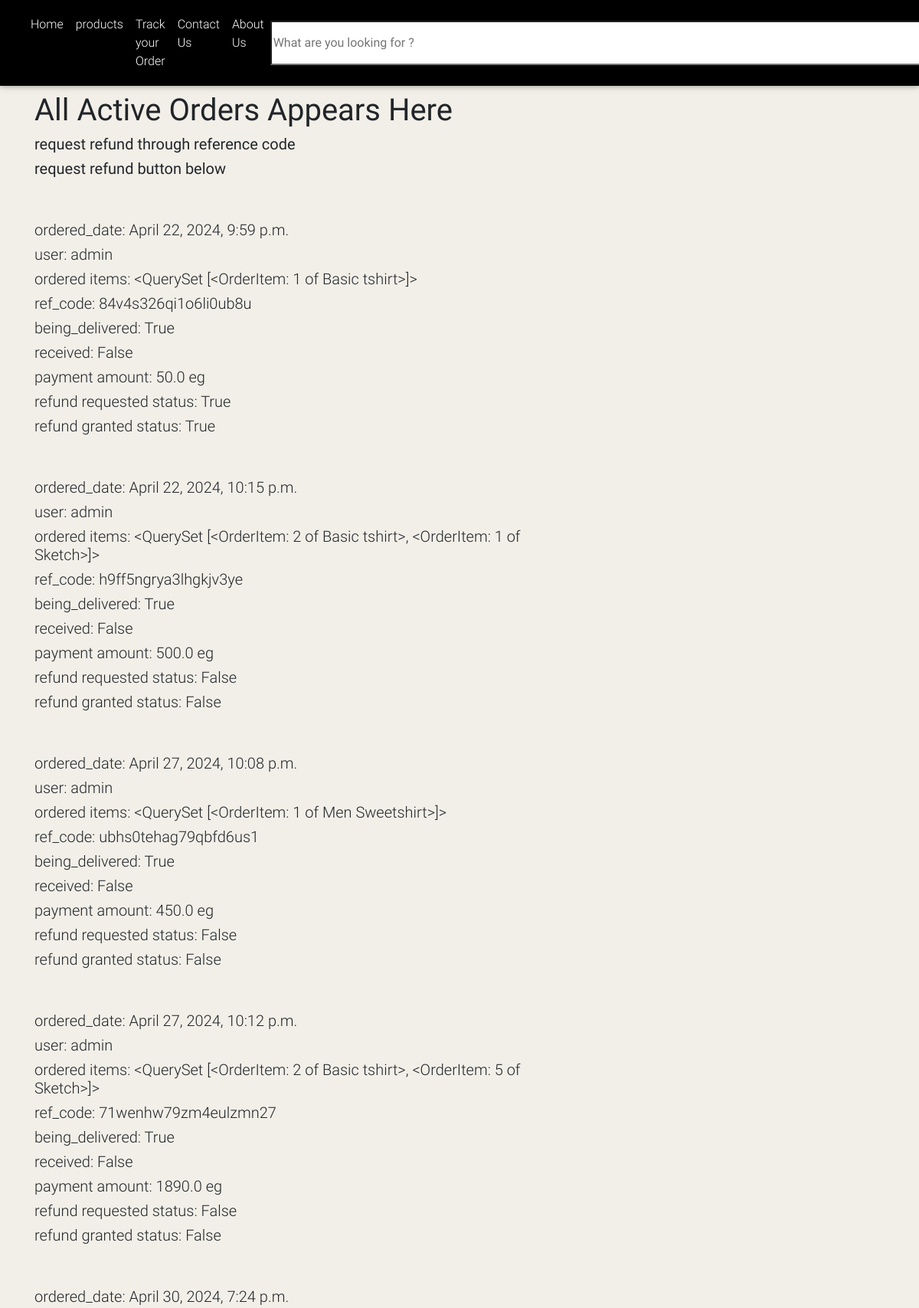
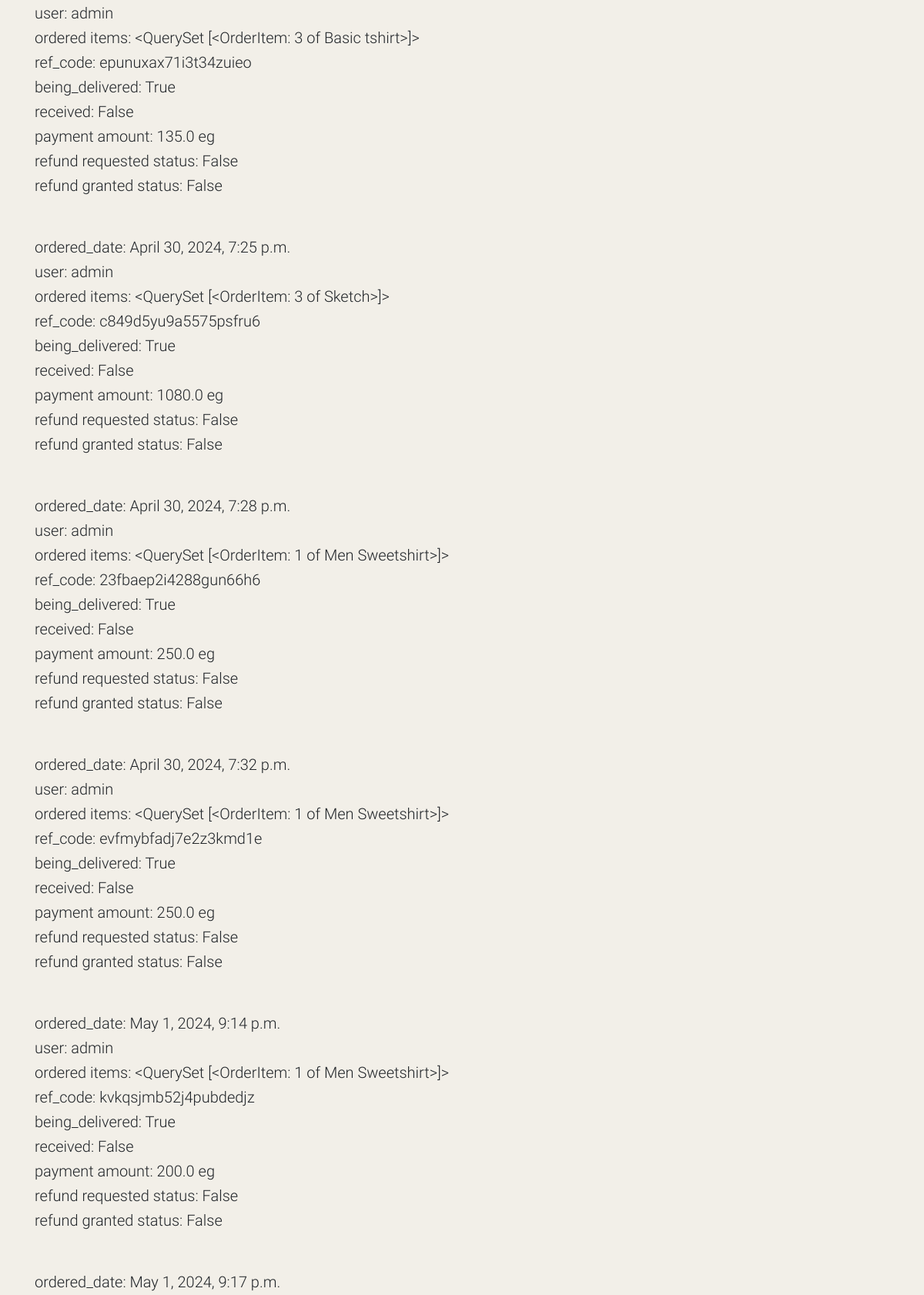
The page /Track-order/ (signed in, upper part) on the database its author committed (2 pictures, top to bottom).
### myapp/models.py (models this page shows, shortened)
class Order(models.Model):
    user = models.ForeignKey(settings.AUTH_USER_MODEL,
                             on_delete=models.CASCADE)
    ref_code = models.CharField(max_length=20, blank=True, null=True)
    items = models.ManyToManyField(OrderItem)
    start_date = models.DateTimeField(auto_now_add=True)
    ordered_date = models.DateTimeField()
    ordered = models.BooleanField(default=False)
    shipping_address = models.ForeignKey(
        'Address', related_name='shipping_address', on_delete=models.SET_NULL, blank=True, null=True)
    billing_address = models.ForeignKey(
        'Address', related_name='billing_address', on_delete=models.SET_NULL, blank=True, null=True)
    payment = models.ForeignKey('Payment', on_delete=models.SET_NULL, blank=True, null=True)
    coupon = models.ForeignKey('Coupon', on_delete=models.SET_NULL, blank=True, null=True)
    being_delivered = models.BooleanField(default=False)
    received = models.BooleanField(default=False)
    refund_requested = models.BooleanField(default=False)
    refund_granted = models.BooleanField(default=False)

class OrderItem(models.Model):
    user = models.ForeignKey(settings.AUTH_USER_MODEL,
                             on_delete=models.CASCADE)
    ordered = models.BooleanField(default=False)
    item = models.ForeignKey(Item, on_delete=models.CASCADE)
    quantity = models.IntegerField(default=1)
    def __str__(self):
         return f"{self.quantity} of {self.item.title}"

class Item(models.Model):
    title = models.CharField(max_length=100)
    price = models.FloatField()
    discount_price = models.FloatField(blank=True, null=True)
    category = models.CharField(choices=CATEGORY_CHOICES, max_length=2)
    label = models.CharField(choices=LABEL_CHOICES, max_length=1)
    slug = models.SlugField()
    description = models.TextField()
    image = models.ImageField()
    types = models.SlugField()

class Payment(models.Model):
    user = models.ForeignKey(settings.AUTH_USER_MODEL,on_delete=models.SET_NULL, blank=True, null=True)
    stripe_charge_id = models.CharField(max_length=50)
    amount = models.FloatField()
    timestamp = models.DateTimeField(auto_now_add=True)

### myapp/views.py (the view)
# urls.py: path('Track-order/', Trackorder, name='Track-order'),
@login_required
def Trackorder(request):
    order = Order.objects.filter(user=request.user , received = True)  | Order.objects.filter(user=request.user , being_delivered = True)
    context= {'order':order}
    return render(request,"track-order.html",context)

### myapp/templatetags/cart_template_tags.py (called while the page is built)
@register.filter
def cart_item_count(user):
    if user.is_authenticated:
        qs = Order.objects.filter(user=user, ordered=False)
        if qs.exists():
            return qs[0].items.count()
    return 0

### myapp/templates/Track-order.html (shortened to what this page needs)
{% extends "base.html" %}
{% block content %}
<main class="mt-4">
    <div class="container">
        <section>
            <div class="row">
                <div class="col-md-7 gx-5 mb-4">
                    <br>
                    <h1><b>All Active Orders Appears Here<b><h1>
                        <h5><b>request refund through reference code<b></h5>
                        <h5><b>request refund button below<b></h5>
                        <br>
                        {% for single_order in order %}
                        <div class="column">
                            <h5>ordered_date: {{single_order.ordered_date}}</h5>
                            <h5>user: {{single_order.user}}</h5>
                            <h5>ordered items: {{single_order.items.all}}</h5>
                            <h5>ref_code: {{single_order.ref_code}}</h5>
                            <h5>being_delivered: {{single_order.being_delivered}}</h5>
                            <h5>received: {{single_order.received}}</h5>
                            <h5>payment amount: {{single_order.payment.amount}} eg</h5>
                            <h5>refund requested status: {{single_order.refund_requested}}</h5>
                            <h5>refund granted status: {{single_order.refund_granted}}</h5>
                        </div>
                        {% endfor %}
                </div>
            </div>
        </section>
    </div>
</main>
<br><br><br><br><br><br><br><br><br><br><br><br><br><br><br><br><br><br><br><br><br><br><br><br>
{% endblock content %}

### myapp/templates/header.html (style rules this page uses)
body { min-height: 100vh; display: flex; flex-direction: column; background-color: hsl(42, 29%, 93%); }

### rows shown on the page
Order: ordered_date "April 22, 2024, 9:59 p.m.", user "admin", items.all "<QuerySet [<OrderItem: 1 of Basic tshirt>]>", ref_code "84v4s326qi1o6li0ub8u", being_delivered "True", received "False", payment.amount "50.0", refund_requested "True", refund_granted "True"
Order: ordered_date "April 22, 2024, 10:15 p.m.", user "admin", items.all "<QuerySet [<OrderItem: 2 of Basic tshirt>, <OrderItem: 1 of Sketch>]>", ref_code "h9ff5ngrya3lhgkjv3ye", being_delivered "True", received "False", payment.amount "500.0", refund_requested "False", refund_granted "False"
Order: ordered_date "April 27, 2024, 10:08 p.m.", user "admin", items.all "<QuerySet [<OrderItem: 1 of Men Sweetshirt>]>", ref_code "ubhs0tehag79qbfd6us1", being_delivered "True", received "False", payment.amount "450.0", refund_requested "False", refund_granted "False"
Order: ordered_date "April 27, 2024, 10:12 p.m.", user "admin", items.all "<QuerySet [<OrderItem: 2 of Basic tshirt>, <OrderItem: 5 of Sketch>]>", ref_code "71wenhw79zm4eulzmn27", being_delivered "True", received "False", payment.amount "1890.0", refund_requested "False", refund_granted "False"
Order: ordered_date "April 30, 2024, 7:24 p.m.", user "admin", items.all "<QuerySet [<OrderItem: 3 of Basic tshirt>]>", ref_code "epunuxax71i3t34zuieo", being_delivered "True", received "False", payment.amount "135.0", refund_requested "False", refund_granted "False"
Order: ordered_date "April 30, 2024, 7:25 p.m.", user "admin", items.all "<QuerySet [<OrderItem: 3 of Sketch>]>", ref_code "c849d5yu9a5575psfru6", being_delivered "True", received "False", payment.amount "1080.0", refund_requested "False", refund_granted "False"
Order: ordered_date "April 30, 2024, 7:28 p.m.", user "admin", items.all "<QuerySet [<OrderItem: 1 of Men Sweetshirt>]>", ref_code "23fbaep2i4288gun66h6", being_delivered "True", received "False", payment.amount "250.0", refund_requested "False", refund_granted "False"
Order: ordered_date "April 30, 2024, 7:32 p.m.", user "admin", items.all "<QuerySet [<OrderItem: 1 of Men Sweetshirt>]>", ref_code "evfmybfadj7e2z3kmd1e", being_delivered "True", received "False", payment.amount "250.0", refund_requested "False", refund_granted "False"
Order: ordered_date "May 1, 2024, 9:14 p.m.", user "admin", items.all "<QuerySet [<OrderItem: 1 of Men Sweetshirt>]>", ref_code "kvkqsjmb52j4pubdedjz", being_delivered "True", received "False", payment.amount "200.0", refund_requested "False", refund_granted "False"
Order: ordered_date "May 1, 2024, 9:17 p.m."
